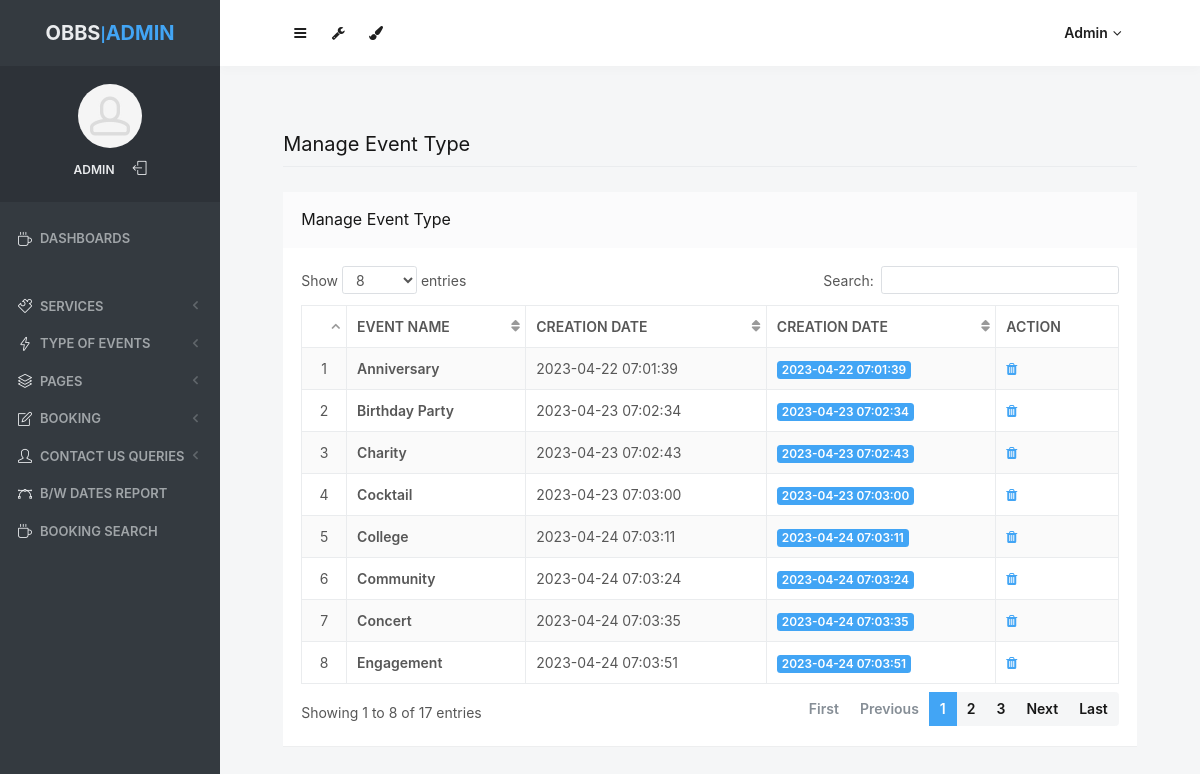
/admin/manage-event-type.php (signed in), run on the app's committed database.
### tables this page shows
CREATE TABLE `tbleventtype` (
  `ID` int(10) NOT NULL,
  `EventType` varchar(200) DEFAULT NULL,
  `CreationDate` timestamp NULL DEFAULT current_timestamp()
);

### admin/manage-event-type.php (the view, shortened to what this page needs)
<?php
include('includes/dbconnection.php');
if (strlen($_SESSION['odmsaid']==0)) {
  header('location:logout.php');
  } else{
  ?>
<!doctype html>
<html lang="en" class="no-focus">
    <head>
        <link rel="stylesheet" href="assets/js/plugins/datatables/dataTables.bootstrap4.min.css">
        <link rel="stylesheet" id="css-main" href="assets/css/codebase.min.css">
    </head>
    <body>
        <div id="page-container" class="sidebar-o sidebar-inverse side-scroll page-header-fixed main-content-narrow">
           <?php include_once('includes/sidebar.php');?>
          <?php include_once('includes/header.php');?>
            <main id="main-container">
                <div class="content">
                    <h2 class="content-heading">Manage Event Type</h2>
                    <div class="block">
                        <div class="block-header block-header-default">
                            <h3 class="block-title">Manage Event Type</h3>
                        </div>
                        <div class="block-content block-content-full">
                            <table class="table table-bordered table-striped table-vcenter js-dataTable-full-pagination">
                                <thead>
                                    <tr>
                                        <th class="text-center"></th>
                                        <th>Event Name</th>
                                        <th>Creation Date</th>
                                        <th class="d-none d-sm-table-cell">Creation Date</th>
                                        <th class="d-none d-sm-table-cell" style="width: 15%;">Action</th>
                                       </tr>
                                </thead>
                                <tbody>
                                    <?php
$sql="SELECT * from tbleventtype";
$query = $dbh -> prepare($sql);
$query->execute();
$results=$query->fetchAll(PDO::FETCH_OBJ);
$cnt=1;
if($query->rowCount() > 0)
{
foreach($results as $row)
{               ?>
                                    <tr>
                                        <td class="text-center"><?php echo htmlentities($cnt);?></td>
                                        <td class="font-w600"><?php  echo htmlentities($row->EventType);?></td>
                                        <td class="d-none d-sm-table-cell"><?php  echo htmlentities($row->CreationDate);?></td>
                                        <td class="d-none d-sm-table-cell">
                                            <span class="badge badge-primary"><?php  echo htmlentities($row->CreationDate);?></span>
                                        </td>
                                         <td class="d-none d-sm-table-cell"><a href="manage-event-type.php?delid=<?php echo ($row->ID);?>" onclick="return confirm('Do you really want to Delete ?');"><i class="fa fa-trash fa-delete" aria-hidden="true"></i></a></td>
                                    </tr>
                                    <?php $cnt=$cnt+1;}} ?>
                                </tbody>
                            </table>
                        </div>
                    </div>
                </div>
            </main>
        </div>
    </body>
</html>
<?php }  ?>

### admin/includes/sidebar.php (shortened to what this page needs)
     <?php
include('includes/dbconnection.php');
if (strlen($_SESSION['odmsaid']==0)) {
  header('location:logout.php');
  } else{
  ?>
   <nav id="sidebar">
                <div id="sidebar-scroll">
                    <div class="sidebar-content">
                        <div class="content-header content-header-fullrow px-15">
                            <div class="content-header-section text-center align-parent sidebar-mini-hidden">
                                <div class="content-header-item">
                                    <a class="link-effect font-w700" href="dashboard.php">
                                        <span class="font-size-xl text-dual-primary-dark">OBBS</span>|<span class="font-size-xl text-primary">ADMIN</span>
                                    </a>
                                </div>
                            </div>
                        </div>
                        <div class="content-side content-side-full content-side-user px-10 align-parent">
                            <div class="sidebar-mini-hidden-b text-center">
                                <a class="img-link" href="dashboard.php">
                                    <img class="img-avatar" src="assets/img/avatars/avatar15.jpg" alt="">
                                </a>
                                <ul class="list-inline mt-10">
                                    <?php
$aid=$_SESSION['odmsaid'];
$sql="SELECT AdminName from  tbladmin where ID=:aid";
$query = $dbh -> prepare($sql);
$query->bindParam(':aid',$aid,PDO::PARAM_STR);
$query->execute();
$results=$query->fetchAll(PDO::FETCH_OBJ);
$cnt=1;
if($query->rowCount() > 0)
{
foreach($results as $row)
{               ?>
                                    <li class="list-inline-item">
                                        <a class="link-effect text-dual-primary-dark font-size-xs font-w600 text-uppercase" href="admin-profile.php"><?php  echo $row->AdminName;?></a>
                                    </li><?php $cnt=$cnt+1;}} ?>
                                    <li class="list-inline-item">
                                        <a class="link-effect text-dual-primary-dark" href="logout.php">
                                            <i class="si si-logout"></i>
                                        </a>
                                    </li>
                                </ul>
                            </div>
                        </div>
                        <div class="content-side content-side-full">
                            <ul class="nav-main">
                                <li class="open">
                                    <a href="dashboard.php"><i class="si si-cup"></i><span class="sidebar-mini-hide">Dashboards</span></a>
                                </li>
                                <li class="nav-main-heading"><span class="sidebar-mini-visible">UI</span><span class="sidebar-mini-hidden"></span></li>
                                <li>
                                    <a class="nav-submenu" data-toggle="nav-submenu"><i class="si si-puzzle"></i><span class="sidebar-mini-hide"></span>Services</a>
                                </li>
                                <li>
                                    <a class="nav-submenu" data-toggle="nav-submenu" href="#"><i class="si si-energy"></i><span class="sidebar-mini-hide">Type of Events</span></a>
                                </li>
                                <li>
                                    <a class="nav-submenu" data-toggle="nav-submenu" href="#"><i class="si si-layers"></i><span class="sidebar-mini-hide">Pages</span></a>
                                </li>
                                <li>
                                    <a class="nav-submenu" data-toggle="nav-submenu" href="#"><i class="si si-note"></i><span class="sidebar-mini-hide">Booking</span></a>
                                </li>
                                <li>
                                    <a class="nav-submenu" data-toggle="nav-submenu" href="#"><i class="si si-user"></i><span class="sidebar-mini-hide">Contact Us Queries</span></a>
                                </li>
                                <li>
                                    <a  href="between-dates-report.php"><i class="si si-vector"></i><span class="sidebar-mini-hide">B/w Dates Report</span></a>
                                </li>
                     <li>
                                    <a href="booking-search.php"><i class="si si-cup"></i><span class="sidebar-mini-hide">Booking Search</span></a>
                                </li>
                            </ul>
                        </div>
                    </div>
                </div>
            </nav>
           <?php }  ?>

### admin/includes/header.php (shortened to what this page needs)
   <?php
include('includes/dbconnection.php');
if (strlen($_SESSION['odmsaid']==0)) {
  header('location:logout.php');
  } else{
  ?>
            <header id="page-header">
                <div class="content-header">
                    <div class="content-header-section">
                        <button type="button" class="btn btn-circle btn-dual-secondary" data-toggle="layout" data-action="sidebar_toggle">
                            <i class="fa fa-navicon"></i>
                        </button>
                        <div class="btn-group" role="group">
                            <button type="button" class="btn btn-circle btn-dual-secondary" id="page-header-options-dropdown" data-toggle="dropdown" aria-haspopup="true" aria-expanded="false">
                                <i class="fa fa-wrench"></i>
                            </button>
                        </div>
                        <div class="btn-group" role="group">
                            <button type="button" class="btn btn-circle btn-dual-secondary" id="page-header-themes-dropdown" data-toggle="dropdown" aria-haspopup="true" aria-expanded="false">
                                <i class="fa fa-paint-brush"></i>
                            </button>
                        </div>
                    </div>
                    <div class="content-header-section">
                        <div class="btn-group" role="group">
                            <?php
$aid=$_SESSION['odmsaid'];
$sql="SELECT AdminName from  tbladmin where ID=:aid";
$query = $dbh -> prepare($sql);
$query->bindParam(':aid',$aid,PDO::PARAM_STR);
$query->execute();
$results=$query->fetchAll(PDO::FETCH_OBJ);
$cnt=1;
if($query->rowCount() > 0)
{
foreach($results as $row)
{               ?>
                            <button type="button" class="btn btn-rounded btn-dual-secondary" id="page-header-user-dropdown" data-toggle="dropdown" aria-haspopup="true" aria-expanded="false">
                                <?php  echo $row->AdminName;?><i class="fa fa-angle-down ml-5"></i>
                            </button>
                            <?php $cnt=$cnt+1;}} ?>
                        </div>
                    </div>
                </div>
            </header>
            <?php }  ?>

### data on the page
tbleventtype: EventType "Anniversary", CreationDate "2023-04-22 07:01:39"
tbleventtype: EventType "Birthday Party", CreationDate "2023-04-23 07:02:34"
tbleventtype: EventType "Charity", CreationDate "2023-04-23 07:02:43"
tbleventtype: EventType "Cocktail", CreationDate "2023-04-23 07:03:00"
tbleventtype: EventType "College", CreationDate "2023-04-24 07:03:11"
tbleventtype: EventType "Community", CreationDate "2023-04-24 07:03:24"
tbleventtype: EventType "Concert", CreationDate "2023-04-24 07:03:35"
tbleventtype: EventType "Engagement", CreationDate "2023-04-24 07:03:51"

### other printed values
$row->AdminName "ADMIN"
$row->AdminName "Admin"
